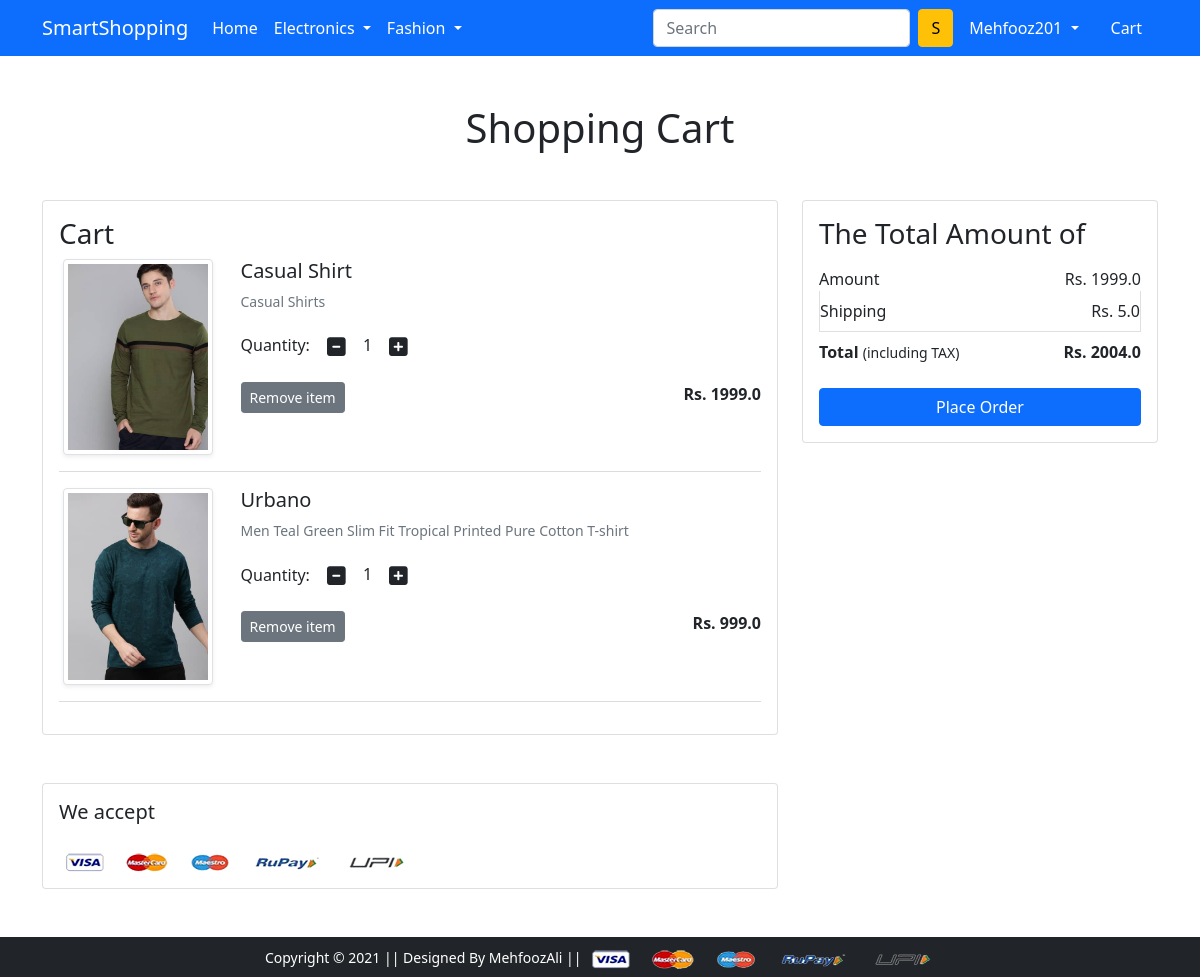
The app's page /cart/ (signed in) with its own data.
### app/models.py (models this page shows, shortened)
class Cart(models.Model):
    id = models.AutoField(primary_key=True)
    user = models.ForeignKey(User, on_delete=models.CASCADE)
    product = models.ForeignKey(Product, on_delete=models.CASCADE)
    quantity = models.PositiveIntegerField(default=1)

class Product(models.Model):
    id = models.AutoField(primary_key=True)
    title = models.CharField(max_length=200)
    selling_price = models.FloatField()
    discounted_price = models.FloatField()
    description = models.TextField()
    brand = models.CharField(max_length=200)
    category = models.CharField(max_length=2, choices=CATEGORY_CHOICE )
    product_image = models.ImageField(upload_to='productimg')

### app/views.py (the view)
# urls.py: path('cart/', views.show_cart, name='show_cart'),
@login_required
def show_cart(request):
    if request.user.is_authenticated:
        user = request.user
        cart = Cart.objects.filter(user=user)
        amount = 0.0
        shipping_amount = 5.0
        total_amount = 0.0
        cart_product = [p for p in Cart.objects.all() if p.user == user]
        if cart_product:
            for p in cart_product:
                tempamount = (p.quantity * p.product.discounted_price)
                amount += tempamount
                total_amount = amount + shipping_amount
                return render(request, 'app/addtocart.html', {"carts": cart, 'total_amount': total_amount, 'amount': amount, 'shipping_amount': shipping_amount})
        else:
            return render(request, 'app/cartitemempty.html')

### app/templates/app/addtocart.html (shortened to what this page needs)
{% extends 'app/base.html' %}
{% load static %}
{% block main-content %}
<div class="container my-5">
 <div class="row">
  <h1 class="text-center mb-5">Shopping Cart</h1>
  <div class="col-sm-8">
  <div class="card">
   <div class="card-body">
    <h3>Cart</h3>
    {% for cart in carts %}
    <div class="row">
      <div class="col-sm-3 text-center align-self-center"><img src="{{cart.product.product_image.url}}" alt="" srcset="" class="img-fluid img-thumbnail shadow-sm" height="150" width="150"> </div>
      <div class="col-sm-9">
        <div>
        <h5>{{cart.product.title}}</h5>
        <p class="mb-2 text-muted small">{{cart.product.description}}</p>
        <div class="my-3">
          <label for="quantity">Quantity:</label>
          <a class="minus-cart btn" pid="{{cart.product.id}}"><i class="fas fa-minus-square fa-lg"></i></a>
            <span id="quantity">{{cart.quantity}}</span>
          <a class="plus-cart btn" pid="{{cart.product.id}}"><i class="fas fa-plus-square fa-lg"></i></a>
        </div>
        <div class="d-flex justify-content-between">
          <a href="#" class="btn btn-sm btn-secondary mr-3 remove-cart" pid="{{cart.product.id}}">Remove item</a>
          <p class="mb-0"><span><strong>Rs. {{cart.product.discounted_price}}</strong></span></p>
        </div>
        </div>
      </div>
      </div>
      <hr class="text-muted">
      {% endfor %}
   </div>
   </div>
  </div>
  <div class="col-sm-4">
   <div class="card">
    <div class="card-body">
      <h3>The Total Amount of</h3>
      <ul class="list-group">
       <li class="list-group-item d-flex justify-content-between align-items-center border-0 px-0 pb-0">Amount<span>Rs. <span id='amount'>{{amount}}</span></span></li>
       <li class="list-group-item d-flex justify-content-between align-items-center px-0">Shipping<span>Rs. {{shipping_amount}}</span></li>
       <li class="list-group-item d-flex justify-content-between align-items-center border-0 px-0 mb-3">
        <div>
           <strong>Total</strong> <small>(including TAX)</small>
         </div>
         <span><strong>Rs. <strong id='total_amount'>{{total_amount}}</strong></strong></span>
       </li>
      </ul>
      <div class="d-grid"><a href="{% url 'checkout' %}" class="btn btn-primary">Place Order</a></div>
    </div>
   </div>
  </div>
 </div>
</div>
<div class="container">
 <div class="row">
  <div class="col-sm-8">
   <div class="card">
    <div class="card-body">
      <h5 class="mb-4">We accept</h5>
      <img src="{% static 'app/images/payment.png' %}" alt="" class="img-fluid">
    </div>
  </div>
  </div>
 </div>
</div>
{% endblock main-content %}

### app/templates/app/base.html (shortened to what this page needs)
<!doctype html>
{% load static %}
<html lang="en">
  <head>
    <link href="https://cdn.jsdelivr.net/npm/bootstrap@5.0.0-beta1/dist/css/bootstrap.min.css" rel="stylesheet">
    <link rel="stylesheet" href="{% static 'app/css/owl.carousel.min.css' %}">
    <link rel="stylesheet" href="{% static 'app/css/all.min.css' %}">
    <link rel="stylesheet" href="{% static 'app/css/style.css' %}">
  </head>
  <body>
    <nav class="navbar navbar-expand-lg navbar-dark bg-primary">
     <div class="container">
       <a class="navbar-brand" href="/">SmartShopping</a>
       <div class="collapse navbar-collapse" id="navbarSupportedContent">
         <ul class="navbar-nav me-auto mb-2 mb-lg-0">
           <li class="nav-item">
             <a class="nav-link active" aria-current="page" href="/">Home</a>
           </li>
           <li class="nav-item dropdown">
             <a class="nav-link dropdown-toggle text-white" href="#" id="electronicsDropdown" role="button" data-bs-toggle="dropdown" aria-expanded="false">
               Electronics
             </a>
           </li>
           <li class="nav-item dropdown">
             <a class="nav-link dropdown-toggle text-white" href="#" id="fashionDropdown" role="button" data-bs-toggle="dropdown" aria-expanded="false">
               Fashion
             </a>
           </li>
         </ul>
         <form class="d-flex" action="{% url 'search' %}" method="GET">
           <input class="form-control me-2" type="search" placeholder="Search" aria-label="Search" name='search'>
           <button class="btn btn-warning" type="submit">S</button>
         </form>
         <div>
          <ul class="navbar-nav me-auto mb-2 mb-lg-0">
           <li class="nav-item dropdown mx-2">
            {% if request.user.is_authenticated %}
              <a class="nav-link dropdown-toggle text-white" href="#" id="profileDropdown" role="button" data-bs-toggle="dropdown" aria-expanded="false">
                {{request.user.username|capfirst}}
              </a>
            </li>
            <li class="nav-item mx-2">
             <a href="{% url 'show_cart' %}" class="nav-link text-white"> Cart </a>
            </li>
            {% endif %}
          </ul>
         </div>
       </div>
     </div>
    </nav>
    {% block main-content %} {% endblock main-content %}
    <footer class="container-fluid bg-dark text-center p-2 mt-5">
        <small class="text-white">Copyright &copy; 2021 || Designed By MehfoozAli || </small>
        <img src="{% static 'app/images/payment.png' %}" alt="" srcset="" class="img-fluid" height="2px">
    </footer>
  </body>
</html>

### records on screen
Cart: product.product_image (picture), product "Casual Shirt", product.description "Casual Shirts", quantity "1", product.discounted_price "1999.0"
Cart: product.product_image (picture), product "Urbano", product.description "Men Teal Green Slim Fit Tropical Printed Pure Cotton T-shirt", quantity "1", product.discounted_price "999.0"

### other values on screen
{{ request.user.username|capfirst }} "Mehfooz201"
{{ amount }} "1999.0"
{{ shipping_amount }} "5.0"
{{ total_amount }} "2004.0"
